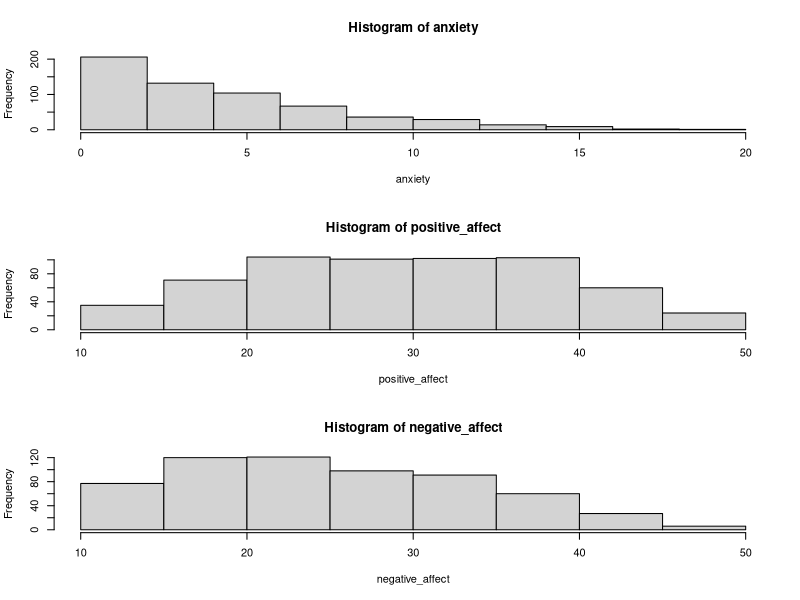
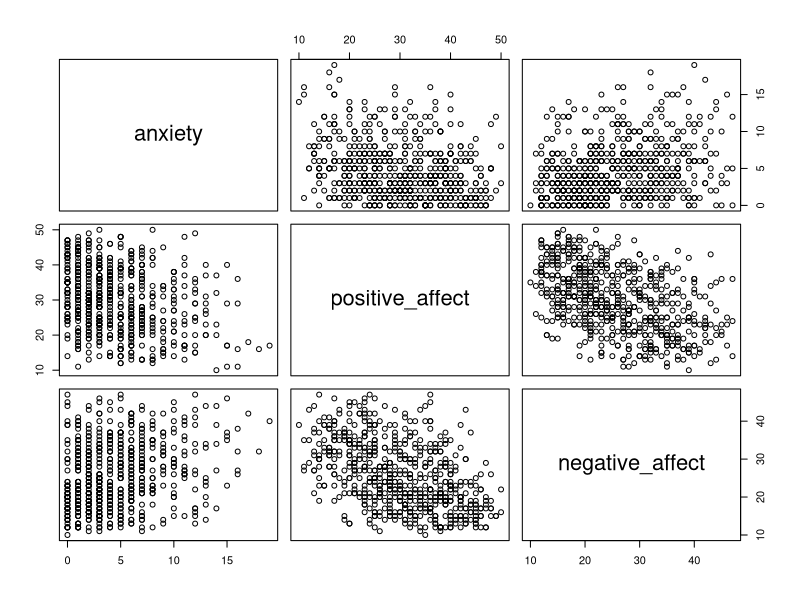

Here is the R script that generated these plots, in order:
library(tidyverse)

# eseed=round(runif(1,1e3,1e5))
set.seed(29330)
N = 600
age = round(runif(N,18,60))

# think of these as latent "propensities for anxiety, positive and negative affect"
# based on distributions i can find, gad and panas_neg should be skewed right. 
# panas_pos fairly centered.  
# it feels sensible to make gad and panas_neg positively correlated, 
# and they are both negatively correlated with panas_pos
pGPN = MASS::mvrnorm(N, mu=c(-1.5,-.5,0), 
                     Sigma = matrix(c(
                         1,.4,-.3,
                         .4,1,-.5,
                         -.3,-.5,1
                     ), nrow=3))

# observed scores (sneaky way of using binomial to sim likert like data)
anxiety = sapply(pGPN[,1], \(x) sum(replicate(7, rbinom(1,3,plogis(x)))))
negative_affect= sapply(pGPN[,2], \(x) sum(replicate(10, rbinom(1,4,plogis(x))+1)))
positive_affect = sapply(pGPN[,3], \(x) sum(replicate(10, rbinom(1,4,plogis(x))+1)))

# distributions:  
par(mfrow=c(3,1))
hist(anxiety);hist(positive_affect);hist(negative_affect)
pairs(cbind(anxiety,positive_affect,negative_affect))

# experimental grid
expgrid = tidyr::expand_grid(
    tilt_condition = c("up","down","none"),
    occlusion_condition = c("upper","lower"),
    n = 1:100
) 

# data 
dat = data.frame(
    anxiety,negative_affect,positive_affect,
    expgrid[,-3]
)
dat$tilt_condition = factor(dat$tilt_condition, levels=c("none","down","up"))

# model matrix for outcome
Xmat = model.matrix(rnorm(N) ~ scale(anxiety) + scale(negative_affect) + scale(positive_affect) + tilt_condition * occlusion_condition, 
                    data = dat)

# we need coefficients for population model, in this order:
dimnames(Xmat)[[2]]

# linear predictor: 
lp = Xmat %*% c(0, .1, .1, 0, 
                .4, .4, 0,
                -.2, .1)
# outcome, then scaled somehow
dat$dominance = rnorm(N, lp, 1)

# dominanceinance is based on https://www.sciencedirect.com/science/article/pii/S1090513810000267#app1
# which is apparently 8 x 7-point likerts, so range 8-56
dat$dominance = round(28.4 + scale(dat$dominance)[,1]*6.2)
range(dat$dominance)

# make sure data is randominancely shuffled 
# (otherwise students will panick with DWT of autocorrelation)
dat = dat[sample(1:N), ]
row.names(dat) <- NULL
dat$PID = paste0("PPT_",1:N)
head(dat)

dat$age <- age

dat <- dat %>% relocate(PID, .before=anxiety)
dat <- dat %>% relocate(age, .before=anxiety)

# test:
lm(dominance ~ anxiety + negative_affect + positive_affect + tilt_condition * occlusion_condition, 
   data = dat) |>
    summary()
